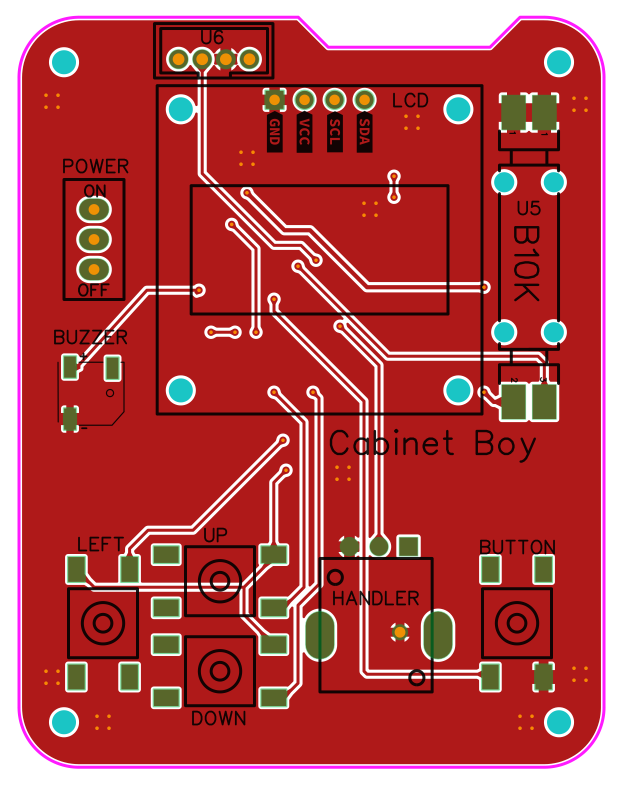
#> input picture _work/board_top.png, 1878 x 2375 px, found by its file name (shown at 1/3 size)
$ python mcrop3.py
#> lines starting #> are read from the running program, lines starting #| are printed output that depends on the picture
### _work/mcrop.py
import sys
from PIL import Image

BOUNDS = (-10.0, -62.5, 42.0, 3.5)
MARGIN = 0.5
DPI = 900
PPM = DPI / 25.4
X0 = BOUNDS[0] - MARGIN
Y1 = BOUNDS[3] + MARGIN
W = (BOUNDS[2] - BOUNDS[0]) + 2 * MARGIN
H = (BOUNDS[1] * -1 + BOUNDS[3]) + 2 * MARGIN

def to_px(x, y):
    return int((x - X0) * PPM), int((Y1 - y) * PPM)

def crop(img_path, out, xa, ya, xb, yb, zoom=2):
#> called with img_path = 'D:\\GIT\\cabnetBoy\\_work\\board_top.png', xa = -8, ya = -20, xb = 10, yb = -35, zoom = 2.5
    im = Image.open(img_path).convert("RGB")
#> im is the input picture: PIL image 1878x2375 RGB; mean R, G, B 178.9, 73.2, 73.9
    px0, py0 = to_px(xa, ya)
    px1, py1 = to_px(xb, yb)
    px0, px1 = max(0, min(px0, px1)), min(im.width, max(px0, px1))
#> px0 = 88; px1 = 726
    py0, py1 = max(0, min(py0, py1)), min(im.height, max(py0, py1))
#> py0 = 850; py1 = 1381
    c = im.crop((px0, py0, px1, py1))
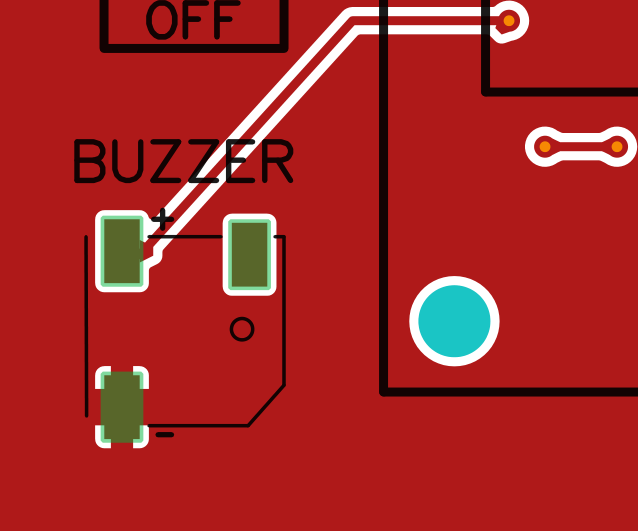
#> c: PIL image 638x531 RGB; mean R, G, B 166.6, 39.5, 37.8
    if zoom != 1:
        c = c.resize((int(c.width * zoom), int(c.height * zoom)), Image.LANCZOS)
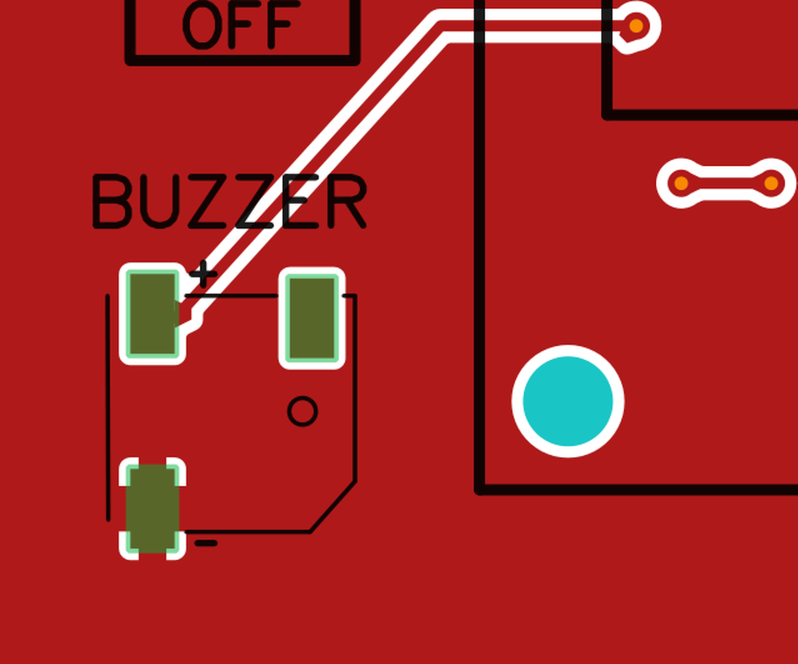
#> c: PIL image 1595x1327 RGB (shown at 1/2 size); mean R, G, B 166.6, 39.4, 37.7
    c.save(out)
    print(out, c.size)
#| D:\GIT\cabnetBoy\_work\crops\z9_floatpad_top.png (1595, 1327)

# [10 lines that do not run on import are left out]

### _work/mcrop3.py
import sys
sys.path.insert(0,r"D:\GIT\cabnetBoy\_work")
from mcrop import crop
o=r"D:\GIT\cabnetBoy\_work\crops"
crop(r"D:\GIT\cabnetBoy\_work\board_top.png", o+r"\z9_floatpad_top.png", -8, -20, 10, -35, 2.5)
crop(r"D:\GIT\cabnetBoy\_work\board_bottom.png", o+r"\z10_floatpad_bot.png", -8, -20, 10, -35, 2.5)
#> call 2 of crop, with xa = -8, ya = -20, xb = 10, yb = -35, zoom = 2.5
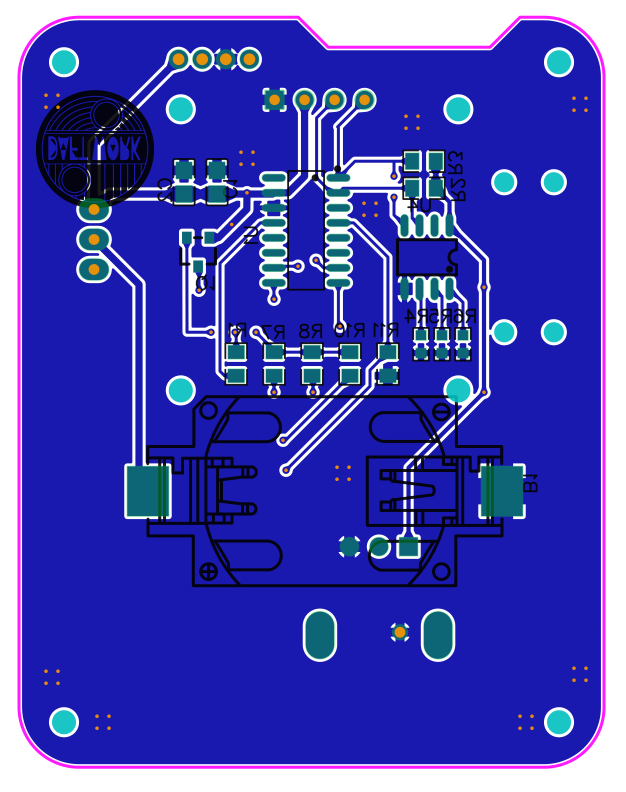
#> input picture _work/board_bottom.png, 1878 x 2375 px, found by its file name (shown at 1/3 size)
#> in crop, im is the input picture: PIL image 1878x2375 RGB; mean R, G, B 71, 72.6, 180.4
#> in crop (call 2), `c = im.crop((px0, py0, px1, py1))`:
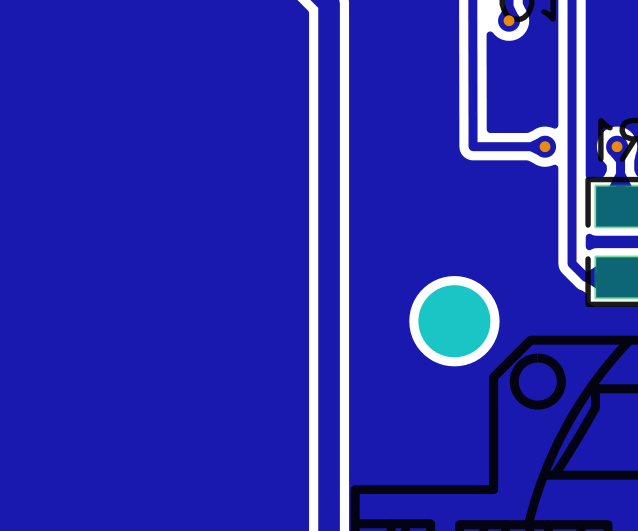
#> c: PIL image 638x531 RGB; mean R, G, B 40.9, 43.9, 174
#> in crop (call 2), `c = c.resize((int(c.width * zoom), int(c.height * zoom)), Image.LANCZOS)`:
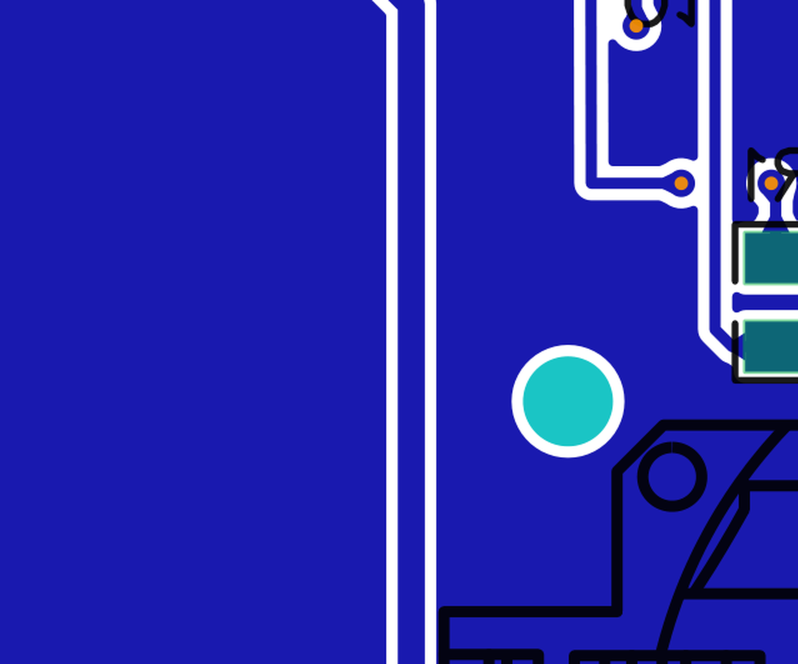
#> c: PIL image 1595x1327 RGB (shown at 1/2 size); mean R, G, B 40.8, 43.8, 174
#| D:\GIT\cabnetBoy\_work\crops\z10_floatpad_bot.png (1595, 1327)
